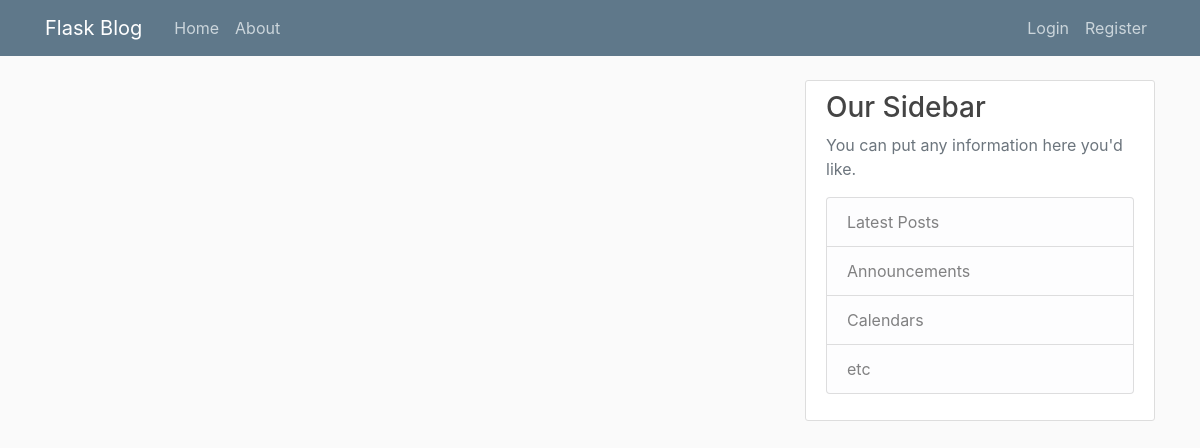
/home, run on an earlier commit of the app's database.
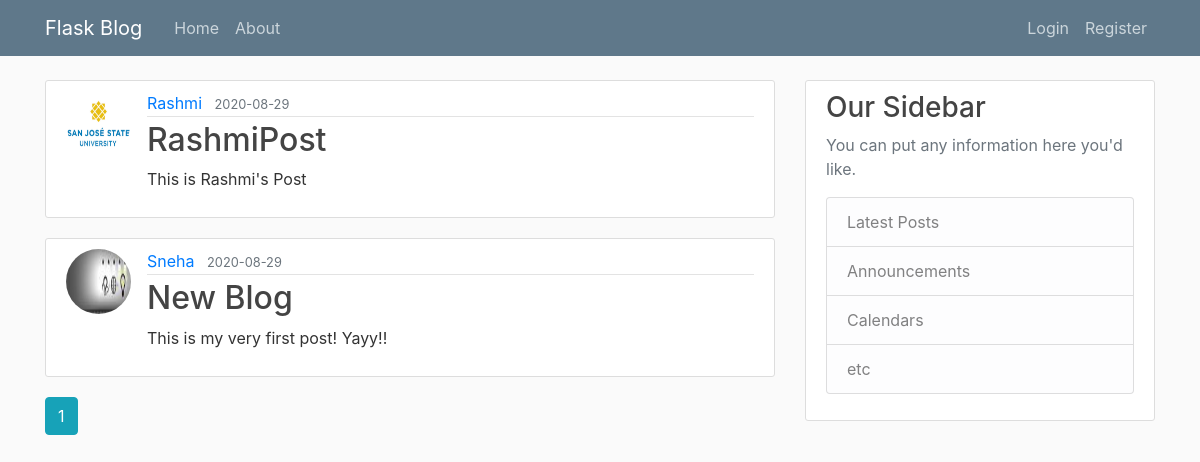
And on a later commit of the database.
### flaskblog/models.py (models this page shows, shortened)
class Post(db.Model):
    id = db.Column(db.Integer, primary_key=True)
    title = db.Column(db.String(100), nullable=False)
    date_posted = db.Column(db.DateTime, nullable=False, default=datetime.utcnow)
    content = db.Column(db.Text, nullable=False)
    user_id = db.Column(db.Integer, db.ForeignKey('user.id'), nullable=False)

class User(db.Model,UserMixin):
    id = db.Column(db.Integer,primary_key = True)
    username = db.Column(db.String(20), unique=True, nullable=False)
    email = db.Column(db.String(120), unique=True, nullable=False)
    image_file = db.Column(db.String(20), nullable=False, default='default.jpg') #will use a hashing technique that converts the image uri to a 20 characters long string
    password = db.Column(db.String(60),nullable=False) #will use a hashing technique that converts the password to a 60 characters long string
    posts = db.relationship('Post', backref='author',lazy=True)

### flaskblog/main/routes.py (the view)
@main.route("/")
@main.route("/home")
def home():
    page = request.args.get('page', 1, type = int)
    posts = Post.query.order_by(Post.date_posted.desc()).paginate(page = page, per_page = 5) #creating a pagination object
    return render_template("home.html", posts = posts)

### flaskblog/templates/home.html
{% extends "layout.html" %}
{% block content %}
    {% for post in posts.items %}
        <article class="media content-section">
            <img class = "rounded-circle article-img" src = "{{url_for('static', filename='user_profile_pics/' + post.author.image_file)}}">
            <div class="media-body">
                <div class="article-metadata">
                    <a class="mr-2" href="{{url_for('users.user_posts', username = post.author.username)}}">{{ post.author.username }}</a>
                    <small class="text-muted">{{ post.date_posted.strftime('%Y-%m-%d') }}</small>
                </div>
                <h2><a class="article-title" href="{{url_for('posts.display_post', post_id=post.id)}}">{{ post.title }}</a></h2>
                <p class="article-content">{{ post.content }}</p>
            </div>
        </article>
    {% endfor %}
    {% for page_num in posts.iter_pages(left_edge = 1, right_edge = 1, left_current = 1, right_current = 2) %}
        {% if page_num %}
            {% if posts.page==page_num %}
                <a class = "btn btn-info mb-4" href="{{url_for('main.home', page = page_num)}}">{{page_num}}</a>
            {%else%}
            <a class = "btn btn-outline-info mb-4" href="{{url_for('main.home', page = page_num)}}">{{page_num}}</a>
            {%endif%}
        {% else %}
            ...
        {% endif %}
    {% endfor %}
{% endblock content %}

What changed in the data, as far as the page shows it:
added Post: image_file (placeholder picture), author.username "Rashmi", date_posted "2020-08-29", title "RashmiPost", content "This is Rashmi's Post"
added Post: image_file (picture), author.username "Sneha", date_posted "2020-08-29", title "New Blog", content "This is my very first post! Yayy!!"
Also different on the page:
new list line: "1"
